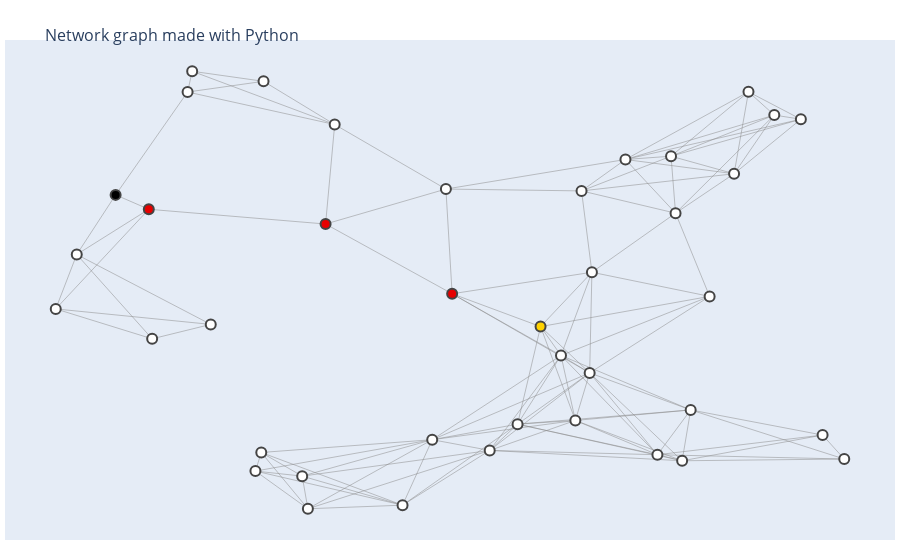

Write notebook code for a chart like this one.
### Markdown cell above
#### Visualize

### Code cell
start = 5
goal = 34

show_map(map_40, start=start, goal=goal, path=PathPlanner(map_40, start, goal).path)

### Figure 1 — Plotly figure (JSON) as saved in the notebook; plotly's stock layout.template omitted (floating-point values rounded to 4 significant figures; data arrays with more than 128 entries replaced by an {"elided": "..."} marker saying what was removed)
{"data": [{"hoverinfo": "none", "line": {"color": "#888", "width": 0.5}, "mode": "lines", "type": "scatter", "x": {"elided": "369 float values"}, "y": {"elided": "369 float values"}}, {"hoverinfo": "text", "marker": {"color": [0, 0, 0, 0, 0, 3, 0, 0, 0, 0, 0, 0, 2, 0, 0, 0, 2, 0, 0, 0, 0, 0, 0, 0, 0, 0, 0, 0, 0, 0, 0, 0, 0, 0, 1, 0, 0, 2, 0, 0], "colorbar": {"thickness": 15, "title": {"side": "right", "text": "Node Connections"}, "xanchor": "left"}, "colorscale": [[0, "rgb(0, 0, 0)"], [0.3333, "rgb(230,0,0)"], [0.6667, "rgb(255,210,0)"], [1, "rgb(255,255,255)"]], "line": {"width": 2}, "reversescale": true, "showscale": false, "size": 10}, "mode": "markers", "text": ["Intersection 0<br>Neighbors: 36, 34, 31, 28, 17", "Intersection 1<br>Neighbors: 35, 31, 27, 26, 25, 20, 18, 17, 15, 6", "Intersection 2<br>Neighbors: 39, 36, 21, 19, 9, 7, 4", "Intersection 3<br>Neighbors: 35, 20, 15, 11, 6", "Intersection 4<br>Neighbors: 2, 39, 36, 21, 19, 9, 7", "Intersection 5<br>Neighbors: 32, 16, 14", "Intersection 6<br>Neighbors: 1, 3, 35, 20, 15, 11", "Intersection 7<br>Neighbors: 2, 4, 39, 36, 22, 21, 19, 9", "Intersection 8<br>Neighbors: 33, 30, 14", "Intersection 9<br>Neighbors: 2, 4, 7, 36, 21, 19", "Intersection 10<br>Neighbors: 31, 27, 26, 25, 24, 18, 17, 13", "Intersection 11<br>Neighbors: 3, 6, 35, 20, 15", "Intersection 12<br>Neighbors: 37, 34, 31, 28, 22, 17", "Intersection 13<br>Neighbors: 10, 27, 24, 18", "Intersection 14<br>Neighbors: 5, 8, 33, 30, 16", "Intersection 15<br>Neighbors: 1, 3, 6, 11, 35, 31, 26, 25, 20, 17", "Intersection 16<br>Neighbors: 5, 14, 37, 30", "Intersection 17<br>Neighbors: 0, 1, 10, 12, 15, 34, 31, 28, 26, 25, 18", "Intersection 18<br>Neighbors: 1, 10, 13, 17, 31, 27, 26, 25, 24", "Intersection 19<br>Neighbors: 2, 4, 7, 9, 21", "Intersection 20<br>Neighbors: 1, 3, 6, 11, 15, 35, 26", "Intersection 21<br>Neighbors: 2, 4, 7, 9, 19", "Intersection 22<br>Neighbors: 7, 12, 39, 37, 29", "Intersection 23<br>Neighbors: 38, 32, 29", "Intersection 24<br>Neighbors: 10, 13, 18, 27", "Intersection 25<br>Neighbors: 1, 10, 15, 17, 18, 34, 31, 27, 26", "Intersection 26<br>Neighbors: 1, 10, 15, 17, 18, 20, 25, 34, 31, 27", "Intersection 27<br>Neighbors: 1, 10, 13, 18, 24, 25, 26, 31", "Intersection 28<br>Neighbors: 0, 12, 17, 39, 36, 34, 31", "Intersection 29<br>Neighbors: 22, 23, 38, 37, 32", "Intersection 30<br>Neighbors: 8, 14, 16, 33", "Intersection 31<br>Neighbors: 0, 1, 10, 12, 15, 17, 18, 25, 26, 27, 28, 34", "Intersection 32<br>Neighbors: 5, 23, 29, 38", "Intersection 33<br>Neighbors: 8, 14, 30", "Intersection 34<br>Neighbors: 0, 12, 17, 25, 26, 28, 31", "Intersection 35<br>Neighbors: 1, 3, 6, 11, 15, 20", "Intersection 36<br>Neighbors: 0, 2, 4, 7, 9, 28, 39", "Intersection 37<br>Neighbors: 12, 16, 22, 29", "Intersection 38<br>Neighbors: 23, 29, 32", "Intersection 39<br>Neighbors: 2, 4, 7, 22, 28, 36"], "type": "scatter", "x": [0.7802, 0.525, 0.8085, 0.2599, 0.7354, 0.09089, 0.314, 0.6825, 0.2013, 0.8552, 0.7582, 0.2531, 0.4814, 0.9112, 0.04581, 0.4583, 0.1294, 0.6077, 0.7196, 0.886, 0.4238, 0.8252, 0.4742, 0.2625, 0.9364, 0.6243, 0.5573, 0.7483, 0.6436, 0.3451, 0.02142, 0.641, 0.1744, 0.1333, 0.584, 0.3074, 0.7406, 0.3345, 0.1797, 0.6315], "y": [0.4947, 0.1495, 0.7696, 0.1449, 0.809, 0.7223, 0.01876, 0.8016, 0.432, 0.9011, 0.2403, 0.1032, 0.5006, 0.1839, 0.5887, 0.1736, 0.69, 0.3623, 0.1399, 0.8919, 0.02677, 0.9533, 0.7353, 0.9768, 0.1302, 0.2167, 0.2084, 0.1263, 0.5489, 0.88, 0.4666, 0.3233, 0.9529, 0.3997, 0.427, 0.09187, 0.6813, 0.6569, 0.9994, 0.7312]}], "layout": {"autosize": true, "hovermode": "closest", "margin": {"b": 20, "l": 5, "r": 5, "t": 40}, "showlegend": false, "title": {"font": {"size": 16}, "text": "<br>Network graph made with Python"}, "xaxis": {"autorange": true, "range": [-0.03586, 0.9937], "showgrid": false, "showticklabels": false, "type": "linear", "zeroline": false}, "yaxis": {"autorange": true, "range": [-0.06216, 1.08], "showgrid": false, "showticklabels": false, "type": "linear", "zeroline": false}}}
